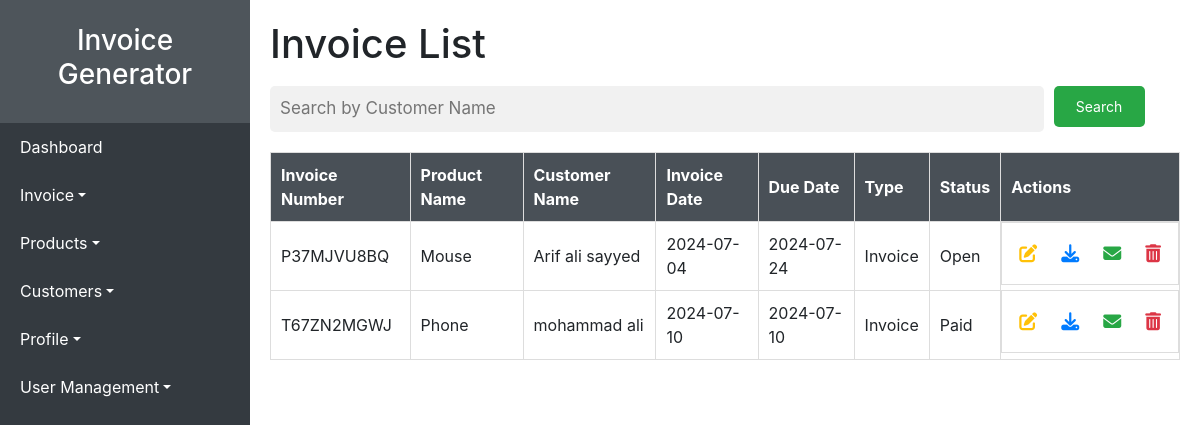
/templates/manage_invoices.php (signed in), run on the app's committed database.
### tables this page shows
CREATE TABLE `invoice` (
  `id` char(10) NOT NULL,
  `invoice_type` enum('Invoice','Quote','Receipt') NOT NULL,
  `invoice_status` enum('Paid','Open') NOT NULL,
  `invoice_date` date NOT NULL,
  `due_date` date NOT NULL,
  `customer_id` int(11) NOT NULL,
  `shipping_name` varchar(255) NOT NULL,
  `shipping_address` text NOT NULL,
  `shipping_town` varchar(255) NOT NULL,
  `shipping_country` varchar(255) NOT NULL,
  `shipping_postcode` varchar(50) NOT NULL,
  `additional_notes` text DEFAULT NULL,
  `total` decimal(10,2) NOT NULL,
  `bill_discount` decimal(10,2) NOT NULL,
  `shipping_charges` decimal(10,2) NOT NULL,
  `tax` decimal(10,2) NOT NULL,
  `subtotal` decimal(10,2) NOT NULL
);

CREATE TABLE `customers` (
  `id` int(11) NOT NULL,
  `name` varchar(255) NOT NULL,
  `email` varchar(255) NOT NULL,
  `address` varchar(255) NOT NULL,
  `town` varchar(255) NOT NULL,
  `country` varchar(255) NOT NULL,
  `postcode` varchar(20) NOT NULL,
  `phone` varchar(20) NOT NULL
);

### templates/manage_invoices.php (the view, shortened to what this page needs)
<?php
include('../includes/db.php');
$search_result = [];
if ($_SERVER['REQUEST_METHOD'] == 'POST' && isset($_POST['search'])) {
    $search_term = $conn->real_escape_string($_POST['search']);
    $sql = "SELECT i.id, i.customer_id, c.name AS customer_name, i.invoice_date, i.due_date, i.invoice_type, i.invoice_status, c.email,
                   GROUP_CONCAT(p.name ORDER BY p.name SEPARATOR ', ') AS product_names
            FROM invoice i
            JOIN customers c ON i.customer_id = c.id
            LEFT JOIN invoice_items ii ON i.id = ii.invoice_id
            LEFT JOIN products p ON ii.product_id = p.id
            WHERE c.name LIKE '%$search_term%'
            GROUP BY i.id";
} else {
    $sql = "SELECT i.id, i.customer_id, c.name AS customer_name, i.invoice_date, i.due_date, i.invoice_type, i.invoice_status, c.email,
                   GROUP_CONCAT(p.name ORDER BY p.name SEPARATOR ', ') AS product_names
            FROM invoice i
            JOIN customers c ON i.customer_id = c.id
            LEFT JOIN invoice_items ii ON i.id = ii.invoice_id
            LEFT JOIN products p ON ii.product_id = p.id
            GROUP BY i.id";
}
$result = $conn->query($sql);
if ($result->num_rows > 0) {
    while ($row = $result->fetch_assoc()) {
        $search_result[] = $row;
    }
}
?>
<!DOCTYPE html>
<html lang="en">
<head>
    <link rel="stylesheet" href="https://cdnjs.cloudflare.com/ajax/libs/font-awesome/5.15.3/css/all.min.css">
</head>
<body>
<?php
include('../includes/sidebar.php');
?>
    <div class="content">
        <h1>Invoice List</h1>
        <div class="search-container">
            <form action="" method="post">
                <input type="text" placeholder="Search by Customer Name" name="search">
                <button type="submit">Search</button>
            </form>
        </div>
        <table>
            <tr>
                <th>Invoice Number</th>
                <th>Product Name</th>
                <th>Customer Name</th>
                <th>Invoice Date</th>
                <th>Due Date</th>
                <th>Type</th>
                <th>Status</th>
                <th>Actions</th>
            </tr>
            <?php foreach ($search_result as $invoice) : ?>
                <tr>
                    <td><?php echo $invoice['id']; ?></td>
                    <td><?php echo $invoice['product_names']; ?></td>
                    <td><?php echo $invoice['customer_name']; ?></td>
                    <td><?php echo $invoice['invoice_date']; ?></td>
                    <td><?php echo $invoice['due_date']; ?></td>
                    <td><?php echo $invoice['invoice_type']; ?></td>
                    <td><?php echo $invoice['invoice_status']; ?></td>
                    <td class="action-buttons">
                        <a href="../func/edit_invoice.php?id=<?php echo $invoice['id']; ?>" title="Edit"><button class="edit"></button></a>
                        <a href="../func/download.php?id=<?php echo $invoice['id']; ?>" title="Download"><button class="download"></button></a>
                        <a href="../func/send_email.php?customer_id=<?php echo $invoice['customer_id']; ?>&id=<?php echo $invoice['id']; ?>" title="Send Email"><button class="email"></button></a>
                        <a href="../func/delete_invoice.php?id=<?php echo $invoice['id']; ?>" title="Delete" onclick="return confirm('Are you sure you want to delete this invoice?');"><button class="delete"></button></a>
                    </td>
                </tr>
            <?php endforeach; ?>
        </table>
    </div>
</body>
</html>

### includes/sidebar.php (shortened to what this page needs)
<?php
if (isset($_SESSION['role'])) {
    $user_role = $_SESSION['role'];
    $sidebar_items = [
        ['label' => 'Dashboard', 'link' => '../dashboard.php'],
        ['label' => 'Invoice', 'link' => '#invoice', 'submenu' => [
            ['label' => 'Create Invoice', 'link' => '../../INVOICE_SYSTEM_FINAL/templates/create_invoice.php'],
            ['label' => 'Manage Invoice', 'link' => '../../INVOICE_SYSTEM_FINAL/templates/manage_invoices.php']
        ]],
        ['label' => 'Products', 'link' => '#products', 'submenu' => [
            ['label' => 'Add Products', 'link' => '../../INVOICE_SYSTEM_FINAL/templates/add_product.php'],
            ['label' => 'Manage Products', 'link' => '../../INVOICE_SYSTEM_FINAL/templates/manage_products.php']
        ]],
        ['label' => 'Customers', 'link' => '#cust', 'submenu' => [
            ['label' => 'Add Customer', 'link' => '../../INVOICE_SYSTEM_FINAL/templates/add_customer.php'],
            ['label' => 'Manage Customers', 'link' => '../../INVOICE_SYSTEM_FINAL/templates/manage_customers.php']
        ]],
        ['label' => 'Profile', 'link' => '#profile', 'submenu' => [
            ['label' => 'Logout', 'link' => '../../INVOICE_SYSTEM_FINAL/logout.php']
        ]]
    ];
    if ($user_role === 'Admin') {
        $sidebar_items[] = ['label' => 'User Management', 'link' => '#userSubmenu', 'submenu' => [
            ['label' => 'Add User', 'link' => '../../INVOICE_SYSTEM_FINAL/templates/add_user.php'],
            ['label' => 'Manage Users', 'link' => '../../INVOICE_SYSTEM_FINAL/templates/manage_users.php']
        ]];
    }
    echo '<!DOCTYPE html>';
    echo '<html lang="en">';
    echo '<head>';
    echo '<link href="https://stackpath.bootstrapcdn.com/bootstrap/4.5.2/css/bootstrap.min.css" rel="stylesheet">';
    echo '</head>';
    echo '<body>';
    echo '<div id="sidebar" class="bg-dark">';
    echo '<div class="sidebar-header text-center py-4">';
    echo '<h3>Invoice Generator</h3>';
    echo '</div>';
    echo '<ul class="list-group list-group-flush">';
    foreach ($sidebar_items as $item) {
        echo '<li class="list-group-item">';
        if (isset($item['submenu'])) {
            echo '<a href="' . $item['link'] . '" data-toggle="collapse" aria-expanded="false" class="dropdown-toggle text-white">' . $item['label'] . '</a>';
        } else {
            echo '<a href="' . $item['link'] . '" class="text-white">' . $item['label'] . '</a>';
        }
        echo '</li>';
    }
    echo '</ul>';
    echo '</div>';
    echo '</body>';
    echo '</html>';
} else {
    echo 'User role not found. Please log in.';
}
?>

### templates/manage_invoices.php (style rules this page uses)
body { font-family: Arial, sans-serif; margin: 0; padding: 0; display: flex; }
.content { flex: 1; padding: 20px; }
table { width: 100%; border-collapse: collapse; }
table, th, td { border: 1px solid #ddd; text-align: left; }
th, td { padding: 10px; }
th { background-color: #495057; color: white; }
.search-container { margin-bottom: 20px; overflow: hidden; text-align: right; }
.search-container input[type=text] { padding: 10px; margin-top: 10px; font-size: 17px; border: none; width: 85%; background: #f1f1f1; float: left; border-radius: 5px; }
.search-container button { float: left; width: 10%; padding: 10px; margin-top: 10px; margin-left: 10px; background: #28a745; color: white; font-size: 14px; border: none; cursor: pointer; border-radius: 5px; }
.action-buttons { display: flex; gap: 10px; }
.action-buttons button { border: 2px solid transparent; background-color: transparent; font-size: 18px; cursor: pointer; padding: 5px; }
.action-buttons button::before { font-family: "Font Awesome 5 Free"; font-weight: 900; }
.action-buttons button.edit::before { content: "\f044"; color: #ffc107; }
.action-buttons button.download::before { content: "\f019"; color: #007bff; }
.action-buttons button.email::before { content: "\f0e0"; color: #28a745; }
.action-buttons button.delete::before { content: "\f2ed"; color: #dc3545; }

### data on the page
invoice: id "P37MJVU8BQ", product_names "Mouse", customer.name "Arif ali sayyed", invoice_date "2024-07-04", due_date "2024-07-24", invoice_type "Invoice", invoice_status "Open"
invoice: id "T67ZN2MGWJ", product_names "Phone", customer.name "mohammad ali", invoice_date "2024-07-10", due_date "2024-07-10", invoice_type "Invoice", invoice_status "Paid"

### other printed values
$item['label'] "Dashboard"
$item['label'] "Invoice"
$item['label'] "Products"
$item['label'] "Customers"
$item['label'] "Profile"
$item['label'] "User Management"
